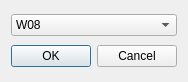
<?xml version="1.0" encoding="UTF-8"?>
<ui version="4.0">
 <class>waterstationdialog</class>
 <widget class="QDialog" name="waterstationdialog">
  <property name="geometry">
   <rect>
    <x>0</x>
    <y>0</y>
    <width>184</width>
    <height>82</height>
   </rect>
  </property>
  <property name="windowTitle">
   <string>Station Selection</string>
  </property>
  <layout class="QVBoxLayout" name="verticalLayout">
   <item>
    <widget class="QComboBox" name="stationComboBox">
     <item>
      <property name="text">
       <string>W08</string>
      </property>
     </item>
     <item>
      <property name="text">
       <string>W09</string>
      </property>
     </item>
     <item>
      <property name="text">
       <string>W22</string>
      </property>
     </item>
     <item>
      <property name="text">
       <string>W23</string>
      </property>
     </item>
     <item>
      <property name="text">
       <string>W36</string>
      </property>
     </item>
     <item>
      <property name="text">
       <string>W37</string>
      </property>
     </item>
    </widget>
   </item>
   <item>
    <widget class="QDialogButtonBox" name="buttonBox">
     <property name="orientation">
      <enum>Qt::Horizontal</enum>
     </property>
     <property name="standardButtons">
      <set>QDialogButtonBox::Cancel|QDialogButtonBox::Ok</set>
     </property>
    </widget>
   </item>
  </layout>
 </widget>
 <resources/>
 <connections>
  <connection>
   <sender>buttonBox</sender>
   <signal>accepted()</signal>
   <receiver>waterstationdialog</receiver>
   <slot>accept()</slot>
   <hints>
    <hint type="sourcelabel">
     <x>248</x>
     <y>254</y>
    </hint>
    <hint type="destinationlabel">
     <x>157</x>
     <y>274</y>
    </hint>
   </hints>
  </connection>
  <connection>
   <sender>buttonBox</sender>
   <signal>rejected()</signal>
   <receiver>waterstationdialog</receiver>
   <slot>reject()</slot>
   <hints>
    <hint type="sourcelabel">
     <x>316</x>
     <y>260</y>
    </hint>
    <hint type="destinationlabel">
     <x>286</x>
     <y>274</y>
    </hint>
   </hints>
  </connection>
 </connections>
</ui>
